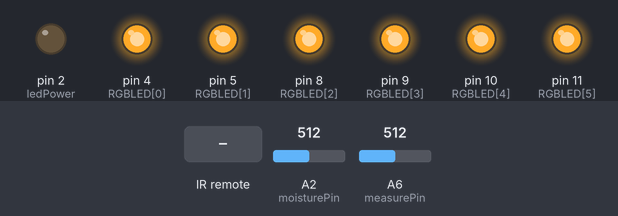
A sketch run on a simulated Arduino Nano, built with avr-gcc and run on an emulated ATmega328P. Parts: output pins drawn as LEDs (lit = HIGH). Inputs (shaded band) come from the test bench; at power-on: A2 (moisturePin) = 512, A6 (measurePin) = 512. What the sketch prints to the serial monitor is not drawn.

Above: at 0.1 s.
At 2.8 s:
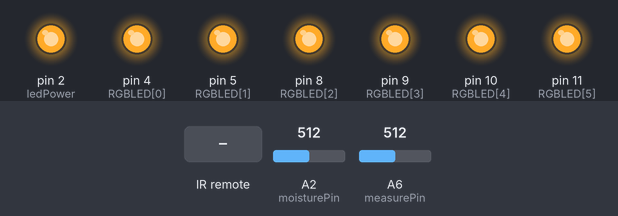
2.9 s: infrared code 0x77E1403C received
4.4 s: infrared code 0x77E1D03C received
Timing chart, 0 to 7.4 s (numbered marks = the images above; inputs shaded):
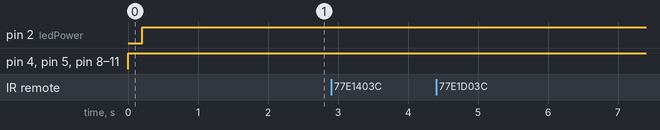

The sketch:

_04-mqtt-lcd-dust-sensor-nano.ino
```cpp
#include <IRremote.h>
#include <Wire.h>
#include <Average.h>

Average<float> ave1(4);
Average<float> ave2(4);

/*
 Sharp Optical Dust Sensor GP2Y1010AU0F
*/

// ------------------------------------------
int measurePin = A6; //Connect dust sensor to Arduino A6 pin
int ledPower = 2;   //Connect 3 led driver pins of dust sensor to Arduino D2

int moisturePin = A2;

int IR_receive_recv_PIN = 6;
int IR_receive_GND_PIN  = 7;

int IR_send_GND_PIN  = 12;


// A6  : DUST IN
// D2  : DUST OUT
//
// D3  : IR OUT
//
// D6  : IR IN
// D7  : OUT GND
//
// D12 : OUT GND

/* apple remote

menu  : 77E1403C
up    : 77E1D03C
down  : 77E1B03C
forward : 77E1E03C
reverse : 77E1103C
play  : 77E1203C


*/

IRrecv irrecv(IR_receive_recv_PIN); // Receive on pin 6
IRsend irsend;

// ------------------------------------------
int samplingTime = 280;
int deltaTime = 40;
int sleepTime = 9680;

int voMeasured = 0;
int moMeasured = 0;

float calcVoltage = 0;
float dustDensity = 0;

// -----------------------------------------
unsigned long startMills;
volatile unsigned long ac_startMills;
// ------------------------------------------
// IR
const int AC_TYPE  = 0;
// 0 : TOWER
// 1 : WALL

volatile int AC_POWER_ON    = 0;
// 0 : off
// 1 : on

int AC_AIR_ACLEAN  = 0;
// 0 : off
// 1 : on --> power on

volatile int AC_TEMPERATURE = 27;
// temperature : 18 ~ 30

volatile int AC_FLOW        = 0;
// 0 : low
// 1 : mid
// 2 : high

// IR
const int AC_FLOW_TOWER[3] = {0, 4, 6};
const int AC_FLOW_WALL[3]  = {0, 2, 4};

unsigned long AC_CODE_TO_SEND;

int r = LOW;
int o_r = LOW;

byte a, b;

// IR
volatile int sleepmode = LOW ;
volatile int o_sleepmode = HIGH ;

// ------------------------------------------
// RGB for ICMP display pin
const int RGBLED[6] = {4, 5, 8, 9, 10,11};

//

// IR
void ac_send_code(unsigned long code)
{
  Serial.print("code to send : ");
  //  Serial.print(code, BIN);
  //  Serial.print(" : ");
  Serial.println(code, HEX);

  delay(100);
  irsend.sendLG(code, 28);

  delay(100);
  irrecv.enableIRIn(); // Start the receiver
}

void ac_activate(int temperature, int air_flow)
{

  int AC_MSBITS1 = 8;
  int AC_MSBITS2 = 8;
  int AC_MSBITS3 = 0;
  int AC_MSBITS4 = 0;
  int AC_MSBITS5 = temperature - 15;
  int AC_MSBITS6 ;

  if ( AC_TYPE == 0) {
    AC_MSBITS6 = AC_FLOW_TOWER[air_flow];
  } else {
    AC_MSBITS6 = AC_FLOW_WALL[air_flow];
  }

  int AC_MSBITS7 = (AC_MSBITS3 + AC_MSBITS4 + AC_MSBITS5 + AC_MSBITS6) & B00001111;

  AC_CODE_TO_SEND =  AC_MSBITS1 << 4 ;
  AC_CODE_TO_SEND =  (AC_CODE_TO_SEND + AC_MSBITS2) << 4;
  AC_CODE_TO_SEND =  (AC_CODE_TO_SEND + AC_MSBITS3) << 4;
  AC_CODE_TO_SEND =  (AC_CODE_TO_SEND + AC_MSBITS4) << 4;
  AC_CODE_TO_SEND =  (AC_CODE_TO_SEND + AC_MSBITS5) << 4;
  AC_CODE_TO_SEND =  (AC_CODE_TO_SEND + AC_MSBITS6) << 4;
  AC_CODE_TO_SEND =  (AC_CODE_TO_SEND + AC_MSBITS7);

  ac_send_code(AC_CODE_TO_SEND);

  AC_POWER_ON = 1;
  AC_TEMPERATURE = temperature;
  AC_FLOW = air_flow;
}

void ac_change_air_swing(int air_swing)
{
  if ( AC_TYPE == 0) {
    if ( air_swing == 1) {
      AC_CODE_TO_SEND = 0x881316B;
    } else {
      AC_CODE_TO_SEND = 0x881317C;
    }
  } else {
    if ( air_swing == 1) {
      AC_CODE_TO_SEND = 0x8813149;
    } else {
      AC_CODE_TO_SEND = 0x881315A;
    }
  }

  ac_send_code(AC_CODE_TO_SEND);
}

void ac_power_down()
{
  AC_CODE_TO_SEND = 0x88C0051;

  ac_send_code(AC_CODE_TO_SEND);

  AC_POWER_ON = 0;
}

void ac_air_clean(int air_clean)
{
  if ( air_clean == 1) {
    AC_CODE_TO_SEND = 0x88C000C;
  } else {
    AC_CODE_TO_SEND = 0x88C0084;
  }

  ac_send_code(AC_CODE_TO_SEND);

  AC_AIR_ACLEAN = air_clean;
}

void ac_sleepmomde_change() {
  if ( AC_POWER_ON == 0 ) {
    ac_activate(AC_TEMPERATURE, AC_FLOW);
    Serial.println("CHANGE AC MODE : ON");
  } else {
    ac_power_down();
    Serial.println("CHANGE AC MODE : OFF");
  }
  //irrecv.enableIRIn(); // Start the receiver
}

// IR
void dumpInfo(decode_results *results)
{
  //Serial.println("======> IR code received");

  if ( results->bits > 0 && results->bits == 32 ) {
    switch (results->value) {
      // sleep mode start / stop
      case 0x77E1203C:
        ac_startMills = millis() + 1799900;
        Serial.print("IR -----> Sleep Mode Change ----->  ");
        Serial.println(!sleepmode);
        sleepmode = !sleepmode;
        delay(50);
        break;

      // ac power down
      case 0x77E1403C:
        Serial.println("IR -----> AC Power Down");
        ac_power_down();
        sleepmode = LOW;
        delay(50);
        break;

      // temp up
      case 0x77E1D03C:
        Serial.println("IR -----> temp up");
        if ( AC_TEMPERATURE < 30 ) {
          ac_activate((AC_TEMPERATURE + 1), AC_FLOW);
        }
        delay(50);
        break;

      // temp down
      case 0x77E1B03C:
        Serial.println("IR -----> temp down");
        if ( AC_TEMPERATURE > 18 ) {
          ac_activate((AC_TEMPERATURE - 1), AC_FLOW);
        }
        delay(50);
        break;

      // flow up
      case 0x77E1E03C:
        Serial.println("IR -----> flow up");
        if ( AC_FLOW < 2) {
          ac_activate(AC_TEMPERATURE, (AC_FLOW + 1));
        }
        delay(50);
        break;

      // flow down
      case 0x77E1103C:
        Serial.println("IR -----> flow down");
        if ( AC_FLOW > 0) {
          ac_activate(AC_TEMPERATURE, (AC_FLOW - 1));
        }
        delay(50);
        break;

    }
  }
  delay(50);
  irrecv.resume(); // Continue receiving
}

void setup()
{
  Serial.begin(38400);

  startMills = millis();
  ac_startMills = 0;

  Serial.println("Starting dust Sensor");
  pinMode(ledPower, OUTPUT);

  pinMode(IR_receive_GND_PIN, OUTPUT);
  pinMode(IR_send_GND_PIN, OUTPUT);

  digitalWrite(IR_receive_GND_PIN, LOW);
  digitalWrite(IR_send_GND_PIN, LOW);

  irrecv.enableIRIn(); // Start the receiver

  for ( int i = 0; i < 6 ; i++ )
  {
    pinMode(RGBLED[i], OUTPUT);
    digitalWrite(RGBLED[i], LOW);
  }

  Wire.begin(2);                // join i2c bus with address #2
  Wire.onRequest(requestEvent); // register event
  Wire.onReceive(receiveEvent);

}

void loop()
{

  decode_results results;

  if (irrecv.decode(&results)) {
    dumpInfo(&results);
  }

  if ((millis() - startMills) > 200 ) {

    digitalWrite(ledPower, LOW); // power on the LED
    delayMicroseconds(samplingTime);

    voMeasured = analogRead(measurePin); // read the dust value

    delayMicroseconds(deltaTime);
    digitalWrite(ledPower, HIGH); // turn the LED off
    delayMicroseconds(sleepTime);

    moMeasured = analogRead(moisturePin);

    ave1.push(voMeasured);
    ave2.push(moMeasured);

    startMills = millis();

    /*
    Serial.println(ave1.mean());
    Serial.println(ave2.mean());
    */

    for ( int i = 0; i < 6 ; i++ )
    {
      digitalWrite(RGBLED[i], LOW);
    }
  }

  if ((sleepmode == HIGH) && ( ( millis() - ac_startMills) >= 1800000 )) {
    ac_sleepmomde_change();
    ac_startMills = millis();
  }

  for ( int i = 0; i < 6 ; i++ )
  {
    digitalWrite(RGBLED[i], HIGH);
  }

  delay(10);

}

void requestEvent()
{
  byte myArray[4];
  int sleepmodetosend ;

  if ( sleepmode == o_sleepmode ) {
    myArray[0] = (int(ave1.mean()) >> 8 ) & 0xFF;
    myArray[1] = int(ave1.mean()) & 0xFF;
    myArray[2] = (int(ave2.mean()) >> 8 ) & 0xFF;
    myArray[3] = int(ave2.mean()) & 0xFF;

    Wire.write(myArray, 4);
  }

  if ( sleepmode != o_sleepmode )  {
    if ( sleepmode == HIGH ) {
      sleepmodetosend = 33333 ;
    } else {
      sleepmodetosend = 22222 ;
    }
    myArray[0] = (sleepmodetosend >> 8 ) & 0xFF;
    myArray[1] = sleepmodetosend & 0xFF;
    myArray[2] = (int(ave2.mean()) >> 8 ) & 0xFF;
    myArray[3] = int(ave2.mean()) & 0xFF;

    Wire.write(myArray, 4);

    o_sleepmode = sleepmode;
  }
}

void receiveEvent(int howMany)
{
  a = Wire.read();
  b = Wire.read();
  r = !r ;
}
```
